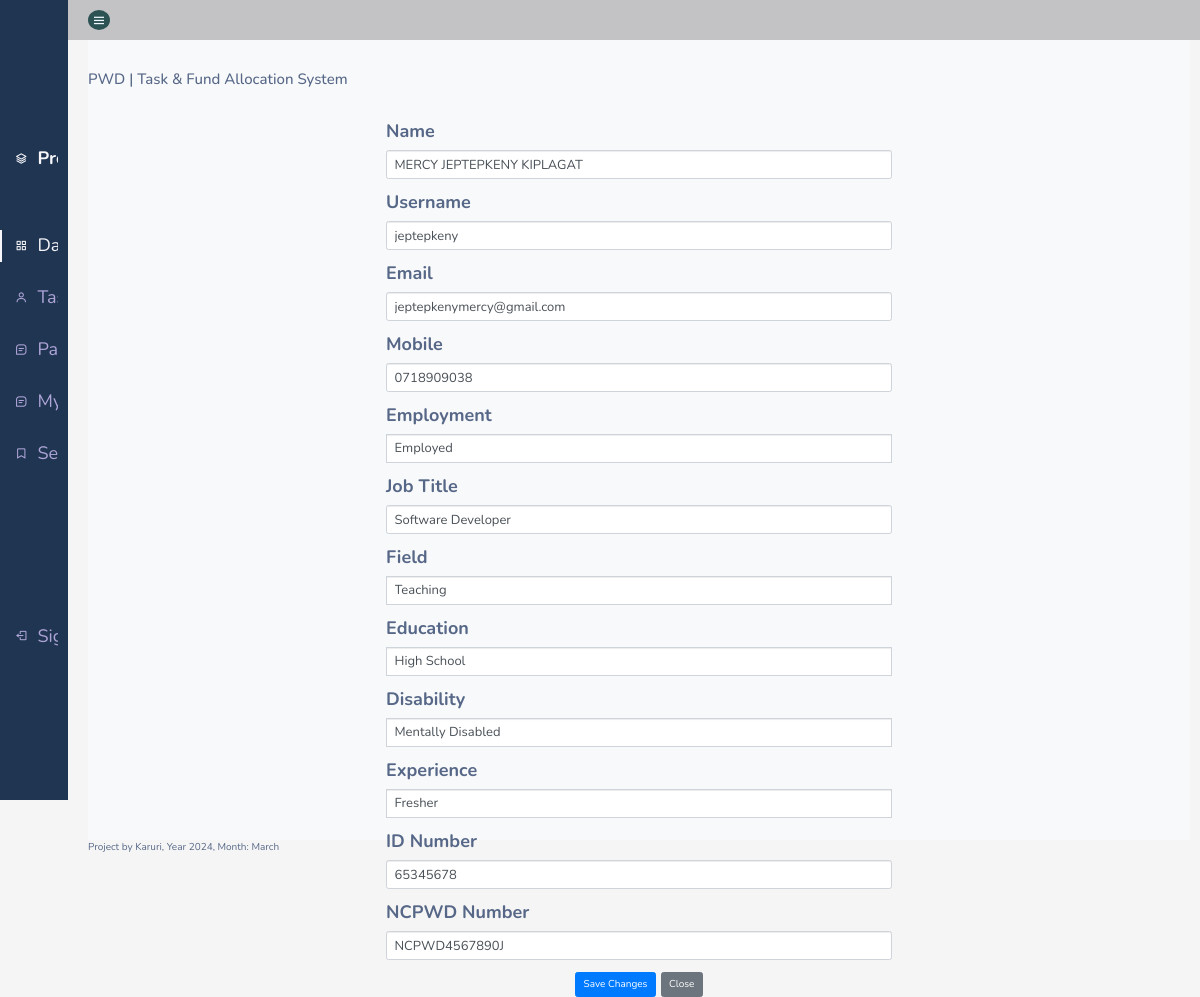
/edit_profile.php (signed in), run on the app's committed database.
### tables this page shows
CREATE TABLE `user_list` (
  `user_id` int(11) NOT NULL,
  `fullname` varchar(255) NOT NULL,
  `username` varchar(255) NOT NULL,
  `password` varchar(255) NOT NULL,
  `type` tinyint(1) NOT NULL DEFAULT 0,
  `status` tinyint(1) NOT NULL DEFAULT 0,
  `date_created` timestamp NOT NULL DEFAULT current_timestamp(),
  `email` varchar(255) NOT NULL,
  `mobile` varchar(255) NOT NULL,
  `employment` varchar(255) NOT NULL,
  `job_title` varchar(255) NOT NULL,
  `field` varchar(255) NOT NULL,
  `education` varchar(255) NOT NULL,
  `disability` varchar(255) NOT NULL,
  `experience` varchar(255) NOT NULL,
  `id_no` int(11) NOT NULL,
  `ncpwd_no` varchar(255) NOT NULL
);

### edit_profile.php (the view, shortened to what this page needs)
<?php include 'head.php'?>
<!DOCTYPE html>
<html>
<head>
<link rel="stylesheet" href="https://maxcdn.bootstrapcdn.com/font-awesome/4.7.0/css/font-awesome.min.css">
<link rel="stylesheet" href="https://maxcdn.bootstrapcdn.com/bootstrap/3.3.7/css/bootstrap.min.css">
<link href="https://maxcdn.bootstrapcdn.com/bootstrap/4.5.2/css/bootstrap.min.css" rel="stylesheet">
<link rel="stylesheet" href="./css1/tables.css">
</head>
<?php include 'header.php'?>
    <?php include 'menu.php'?>
<div class="container mt-5">
<?php
$user_id = $_SESSION['user_id'];
$sql = "SELECT user_id, fullname, username, type, status, date_created, email, mobile, employment, job_title, field, education, disability, experience, id_no, ncpwd_no FROM user_list WHERE user_id = ?";
$stmt = $conn->prepare($sql);
$stmt->bind_param("i", $user_id);
$stmt->execute();
$result = $stmt->get_result();
if ($result->num_rows > 0) {
    $row = $result->fetch_assoc();
    $fullname = $row['fullname'];
    $username = $row['username'];
    $email = $row['email'];
    $mobile = $row['mobile'];
    $job_title = $row['job_title'];
    $id_no = $row['id_no'];
    $ncpwd_no = $row['ncpwd_no'];
}
?>
<div class="container">
    <div class="row">
        <div class="col-md-6 offset-md-3">
            <form action="" method="post" style="font-size: large;">
                <div class="form-group" >
                        <label for="editName">Name</label>
                        <input type="text" class="form-control" id="editName" name="editName" value="<?php echo $fullname; ?>" style="font-size:small;">
                    </div>
                    <div class="form-group">
                        <label for="editUsername">Username</label>
                        <input type="text" class="form-control" id="editUsername" name="editUsername" value="<?php echo $username; ?>" style="font-size:small;">
                    </div>
                    <div class="form-group">
                        <label for="editEmail">Email</label>
                        <input type="email" class="form-control" id="editEmail" name="editEmail" value="<?php echo $email; ?>" style="font-size:small;">
                    </div>
                    <div class="form-group">
                        <label for="editMobile">Mobile</label>
                        <input type="text" class="form-control" id="editMobile" name="editMobile" value="<?php echo $mobile; ?>" style="font-size:small;">
                    </div>
                    <div class="form-group">
                        <label for="editEmployment">Employment</label>
                        <select id="employment" name="employment" class="form-control rounded-0" style="font-size:small;">
		                    <option value="employed">Employed</option>
		                </select>
                    </div>
                    <div class="form-group">
                        <label for="editJobTitle">Job Title</label>
                        <input type="text" class="form-control" id="editJobTitle" name="editJobTitle" value="<?php echo $job_title; ?>" style="font-size:small;">
                    </div>
                    <div class="form-group">
                        <label for="editField">Field</label>
                        <select id="employment" name="field" class="form-control rounded-0" style="font-size:small;">
                                <option value="Teaching">Teaching</option>
                		</select>
                    </div>
                    <div class="form-group">
                        <label for="editEducation">Education</label>
                        <select id="employment" name="education" class="form-control rounded-0" style="font-size:small;">
		                    <option value="High School">High School</option>
		                </select>
                    </div>
                    <div class="form-group">
                        <label for="editDisability">Disability</label>
                        <select id="employment" name="disability" class="form-control rounded-0" style="font-size:small;">
		                    <option value="0">Mentally Disabled</option>
		                </select>
                    </div>
                    <div class="form-group">
                        <label for="editExperience">Experience</label>
                        <select id="employment" name="experience" class="form-control rounded-0" style="font-size:small;">
                                <option value="0">Fresher</option>
                </select>
                    </div>
                    <div class="form-group">
                        <label for="editIdNo">ID Number</label>
                        <input type="text" class="form-control" id="editIdNo" name="editIdNo" value="<?php echo $id_no; ?>" style="font-size:small;">
                    </div>
                    <div class="form-group">
                        <label for="editNcpwdNo">NCPWD Number</label>
                        <input type="text" class="form-control" id="editNcpwdNo" name="editNcpwdNo" value="<?php echo $ncpwd_no; ?>" style="font-size:small;">
                    </div>
                <div class="text-center">
                    <button type="submit" class="btn btn-primary">Save Changes</button>
                    <button type="button" class="btn btn-secondary">Close</button>
                </div>
            </form>
        </div>
    </div>
</div>
</div>
</div>
 </html>
  <?php include 'footer.php'?>

### css1/menubar.css (style rules this page uses)
:root { --header-height: 3rem; --nav-width: 68px; --first-color: #4723D9; --first-color-light: #AFA5D9; --white-color: #F7F6FB; --body-font: 'Nunito', sans-serif; --normal-font-size: 1rem; --z-fixed: 100 }
body { position: relative; margin: var(--header-height) 0 0 0; padding: 0 1rem; font-family: var(--body-font); font-size: var(--normal-font-size); transition: .5s }
@media screen and (min-width: 768px) { body { margin: calc(var(--header-height) + 1rem) 0 0 0; padding-left: calc(var(--nav-width) + 2rem) } }

### css1/tables.css (style rules this page uses)
body { color: #566787; background: #f5f5f5; font-family: 'Varela Round', sans-serif; font-size: 13px; }

### data on the page
user_list: editName "MERCY JEPTEPKENY KIPLAGAT", editUsername "jeptepkeny", editEmail "jeptepkenymercy@gmail.com", editMobile "0718909038", editJobTitle "Software Developer", editIdNo "65345678", editNcpwdNo "NCPWD4567890J"
